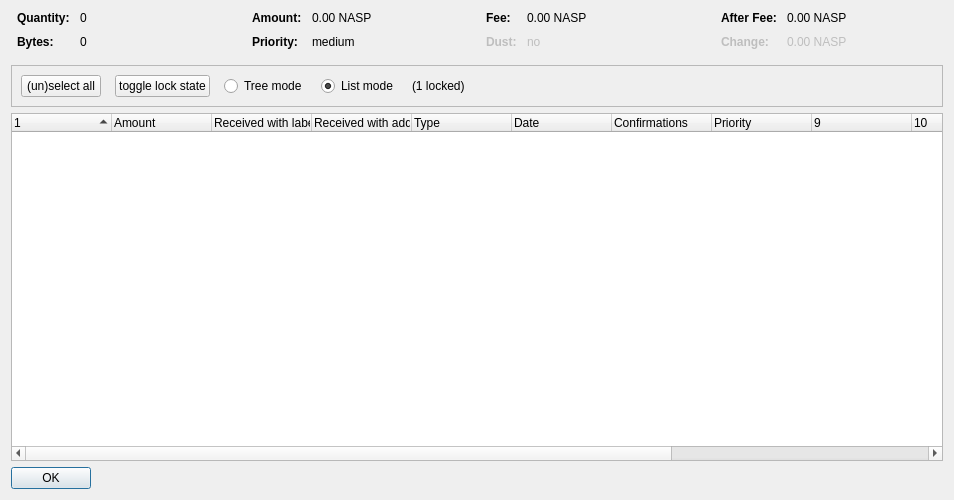
<?xml version="1.0" encoding="UTF-8"?>
<ui version="4.0">
 <class>CoinControlDialog</class>
 <widget class="QDialog" name="CoinControlDialog">
  <property name="geometry">
   <rect>
    <x>0</x>
    <y>0</y>
    <width>954</width>
    <height>500</height>
   </rect>
  </property>
  <property name="windowTitle">
   <string>Coin Selection</string>
  </property>
  <layout class="QVBoxLayout" name="verticalLayout">
   <item>
    <layout class="QHBoxLayout" name="horizontalLayoutTop" stretch="0,0,0,0">
     <property name="topMargin">
      <number>0</number>
     </property>
     <property name="bottomMargin">
      <number>10</number>
     </property>
     <item>
      <layout class="QFormLayout" name="formLayoutCoinControl1">
       <property name="horizontalSpacing">
        <number>10</number>
       </property>
       <property name="verticalSpacing">
        <number>10</number>
       </property>
       <property name="leftMargin">
        <number>6</number>
       </property>
       <property name="rightMargin">
        <number>6</number>
       </property>
       <item row="0" column="0">
        <widget class="QLabel" name="labelCoinControlQuantityText">
         <property name="font">
          <font>
           <weight>75</weight>
           <bold>true</bold>
          </font>
         </property>
         <property name="text">
          <string>Quantity:</string>
         </property>
        </widget>
       </item>
       <item row="0" column="1">
        <widget class="QLabel" name="labelCoinControlQuantity">
         <property name="cursor">
          <cursorShape>IBeamCursor</cursorShape>
         </property>
         <property name="contextMenuPolicy">
          <enum>Qt::ActionsContextMenu</enum>
         </property>
         <property name="text">
          <string notr="true">0</string>
         </property>
         <property name="textInteractionFlags">
          <set>Qt::LinksAccessibleByMouse|Qt::TextSelectableByKeyboard|Qt::TextSelectableByMouse</set>
         </property>
        </widget>
       </item>
       <item row="1" column="0">
        <widget class="QLabel" name="labelCoinControlBytesText">
         <property name="font">
          <font>
           <weight>75</weight>
           <bold>true</bold>
          </font>
         </property>
         <property name="text">
          <string>Bytes:</string>
         </property>
        </widget>
       </item>
       <item row="1" column="1">
        <widget class="QLabel" name="labelCoinControlBytes">
         <property name="cursor">
          <cursorShape>IBeamCursor</cursorShape>
         </property>
         <property name="contextMenuPolicy">
          <enum>Qt::ActionsContextMenu</enum>
         </property>
         <property name="text">
          <string notr="true">0</string>
         </property>
         <property name="textInteractionFlags">
          <set>Qt::LinksAccessibleByMouse|Qt::TextSelectableByKeyboard|Qt::TextSelectableByMouse</set>
         </property>
        </widget>
       </item>
      </layout>
     </item>
     <item>
      <layout class="QFormLayout" name="formLayoutCoinControl2">
       <property name="horizontalSpacing">
        <number>10</number>
       </property>
       <property name="verticalSpacing">
        <number>10</number>
       </property>
       <property name="leftMargin">
        <number>6</number>
       </property>
       <property name="rightMargin">
        <number>6</number>
       </property>
       <item row="0" column="0">
        <widget class="QLabel" name="labelCoinControlAmountText">
         <property name="font">
          <font>
           <weight>75</weight>
           <bold>true</bold>
          </font>
         </property>
         <property name="text">
          <string>Amount:</string>
         </property>
        </widget>
       </item>
       <item row="0" column="1">
        <widget class="QLabel" name="labelCoinControlAmount">
         <property name="cursor">
          <cursorShape>IBeamCursor</cursorShape>
         </property>
         <property name="contextMenuPolicy">
          <enum>Qt::ActionsContextMenu</enum>
         </property>
         <property name="text">
          <string notr="true">0.00 NASP</string>
         </property>
         <property name="textInteractionFlags">
          <set>Qt::LinksAccessibleByMouse|Qt::TextSelectableByKeyboard|Qt::TextSelectableByMouse</set>
         </property>
        </widget>
       </item>
       <item row="1" column="0">
        <widget class="QLabel" name="labelCoinControlPriorityText">
         <property name="font">
          <font>
           <weight>75</weight>
           <bold>true</bold>
          </font>
         </property>
         <property name="text">
          <string>Priority:</string>
         </property>
        </widget>
       </item>
       <item row="1" column="1">
        <widget class="QLabel" name="labelCoinControlPriority">
         <property name="cursor">
          <cursorShape>IBeamCursor</cursorShape>
         </property>
         <property name="contextMenuPolicy">
          <enum>Qt::ActionsContextMenu</enum>
         </property>
         <property name="text">
          <string>medium</string>
         </property>
         <property name="textInteractionFlags">
          <set>Qt::LinksAccessibleByMouse|Qt::TextSelectableByKeyboard|Qt::TextSelectableByMouse</set>
         </property>
        </widget>
       </item>
      </layout>
     </item>
     <item>
      <layout class="QFormLayout" name="formLayoutCoinControl3">
       <property name="horizontalSpacing">
        <number>10</number>
       </property>
       <property name="verticalSpacing">
        <number>10</number>
       </property>
       <property name="leftMargin">
        <number>6</number>
       </property>
       <property name="rightMargin">
        <number>6</number>
       </property>
       <item row="0" column="0">
        <widget class="QLabel" name="labelCoinControlFeeText">
         <property name="font">
          <font>
           <weight>75</weight>
           <bold>true</bold>
          </font>
         </property>
         <property name="text">
          <string>Fee:</string>
         </property>
        </widget>
       </item>
       <item row="0" column="1">
        <widget class="QLabel" name="labelCoinControlFee">
         <property name="cursor">
          <cursorShape>IBeamCursor</cursorShape>
         </property>
         <property name="contextMenuPolicy">
          <enum>Qt::ActionsContextMenu</enum>
         </property>
         <property name="text">
          <string notr="true">0.00 NASP</string>
         </property>
         <property name="textInteractionFlags">
          <set>Qt::LinksAccessibleByMouse|Qt::TextSelectableByKeyboard|Qt::TextSelectableByMouse</set>
         </property>
        </widget>
       </item>
       <item row="1" column="0">
        <widget class="QLabel" name="labelCoinControlLowOutputText">
         <property name="enabled">
          <bool>false</bool>
         </property>
         <property name="font">
          <font>
           <weight>75</weight>
           <bold>true</bold>
          </font>
         </property>
         <property name="text">
          <string>Dust:</string>
         </property>
        </widget>
       </item>
       <item row="1" column="1">
        <widget class="QLabel" name="labelCoinControlLowOutput">
         <property name="enabled">
          <bool>false</bool>
         </property>
         <property name="cursor">
          <cursorShape>IBeamCursor</cursorShape>
         </property>
         <property name="contextMenuPolicy">
          <enum>Qt::ActionsContextMenu</enum>
         </property>
         <property name="text">
          <string>no</string>
         </property>
         <property name="textInteractionFlags">
          <set>Qt::LinksAccessibleByMouse|Qt::TextSelectableByKeyboard|Qt::TextSelectableByMouse</set>
         </property>
        </widget>
       </item>
      </layout>
     </item>
     <item>
      <layout class="QFormLayout" name="formLayoutCoinControl4">
       <property name="horizontalSpacing">
        <number>10</number>
       </property>
       <property name="verticalSpacing">
        <number>10</number>
       </property>
       <property name="leftMargin">
        <number>6</number>
       </property>
       <property name="rightMargin">
        <number>6</number>
       </property>
       <item row="0" column="0">
        <widget class="QLabel" name="labelCoinControlAfterFeeText">
         <property name="font">
          <font>
           <weight>75</weight>
           <bold>true</bold>
          </font>
         </property>
         <property name="text">
          <string>After Fee:</string>
         </property>
        </widget>
       </item>
       <item row="0" column="1">
        <widget class="QLabel" name="labelCoinControlAfterFee">
         <property name="cursor">
          <cursorShape>IBeamCursor</cursorShape>
         </property>
         <property name="contextMenuPolicy">
          <enum>Qt::ActionsContextMenu</enum>
         </property>
         <property name="text">
          <string notr="true">0.00 NASP</string>
         </property>
         <property name="textInteractionFlags">
          <set>Qt::LinksAccessibleByMouse|Qt::TextSelectableByKeyboard|Qt::TextSelectableByMouse</set>
         </property>
        </widget>
       </item>
       <item row="1" column="0">
        <widget class="QLabel" name="labelCoinControlChangeText">
         <property name="enabled">
          <bool>false</bool>
         </property>
         <property name="font">
          <font>
           <weight>75</weight>
           <bold>true</bold>
          </font>
         </property>
         <property name="text">
          <string>Change:</string>
         </property>
        </widget>
       </item>
       <item row="1" column="1">
        <widget class="QLabel" name="labelCoinControlChange">
         <property name="enabled">
          <bool>false</bool>
         </property>
         <property name="cursor">
          <cursorShape>IBeamCursor</cursorShape>
         </property>
         <property name="contextMenuPolicy">
          <enum>Qt::ActionsContextMenu</enum>
         </property>
         <property name="text">
          <string notr="true">0.00 NASP</string>
         </property>
         <property name="textInteractionFlags">
          <set>Qt::LinksAccessibleByMouse|Qt::TextSelectableByKeyboard|Qt::TextSelectableByMouse</set>
         </property>
        </widget>
       </item>
      </layout>
     </item>
    </layout>
   </item>
   <item>
    <widget class="QFrame" name="frame">
     <property name="minimumSize">
      <size>
       <width>0</width>
       <height>40</height>
      </size>
     </property>
     <property name="frameShape">
      <enum>QFrame::StyledPanel</enum>
     </property>
     <property name="frameShadow">
      <enum>QFrame::Sunken</enum>
     </property>
     <layout class="QHBoxLayout" name="horizontalLayout">
      <item>
       <layout class="QHBoxLayout" name="horizontalLayoutPanel" stretch="0,0,0,0,0,0">
        <property name="spacing">
         <number>14</number>
        </property>
        <item>
         <widget class="QPushButton" name="pushButtonSelectAll">
          <property name="sizePolicy">
           <sizepolicy hsizetype="Maximum" vsizetype="Fixed">
            <horstretch>0</horstretch>
            <verstretch>0</verstretch>
           </sizepolicy>
          </property>
          <property name="text">
           <string>(un)select all</string>
          </property>
          <property name="autoDefault">
           <bool>false</bool>
          </property>
         </widget>
        </item>
        <item>
         <widget class="QPushButton" name="pushButtonToggleLock">
          <property name="sizePolicy">
           <sizepolicy hsizetype="Maximum" vsizetype="Fixed">
            <horstretch>0</horstretch>
            <verstretch>0</verstretch>
           </sizepolicy>
          </property>
          <property name="text">
           <string>toggle lock state</string>
          </property>
          <property name="autoDefault">
           <bool>false</bool>
          </property>
         </widget>
        </item>
        <item>
         <widget class="QRadioButton" name="radioTreeMode">
          <property name="sizePolicy">
           <sizepolicy hsizetype="Maximum" vsizetype="Fixed">
            <horstretch>0</horstretch>
            <verstretch>0</verstretch>
           </sizepolicy>
          </property>
          <property name="text">
           <string>Tree mode</string>
          </property>
         </widget>
        </item>
        <item>
         <widget class="QRadioButton" name="radioListMode">
          <property name="sizePolicy">
           <sizepolicy hsizetype="Maximum" vsizetype="Fixed">
            <horstretch>0</horstretch>
            <verstretch>0</verstretch>
           </sizepolicy>
          </property>
          <property name="text">
           <string>List mode</string>
          </property>
          <property name="checked">
           <bool>true</bool>
          </property>
         </widget>
        </item>
        <item>
         <widget class="QLabel" name="labelLocked">
          <property name="text">
           <string>(1 locked)</string>
          </property>
         </widget>
        </item>
        <item>
         <spacer name="horizontalSpacer">
          <property name="orientation">
           <enum>Qt::Horizontal</enum>
          </property>
          <property name="sizeHint" stdset="0">
           <size>
            <width>40</width>
            <height>20</height>
           </size>
          </property>
         </spacer>
        </item>
       </layout>
      </item>
     </layout>
    </widget>
   </item>
   <item>
    <widget class="CoinControlTreeWidget" name="treeWidget">
     <property name="contextMenuPolicy">
      <enum>Qt::CustomContextMenu</enum>
     </property>
     <property name="sortingEnabled">
      <bool>false</bool>
     </property>
     <property name="columnCount">
      <number>13</number>
     </property>
     <attribute name="headerShowSortIndicator" stdset="0">
      <bool>true</bool>
     </attribute>
     <attribute name="headerStretchLastSection">
      <bool>false</bool>
     </attribute>
     <column>
      <property name="text">
       <string/>
      </property>
     </column>
     <column>
      <property name="text">
       <string>Amount</string>
      </property>
     </column>
     <column>
      <property name="text">
       <string>Received with label</string>
      </property>
     </column>
     <column>
      <property name="text">
       <string>Received with address</string>
      </property>
     </column>
     <column>
      <property name="text">
       <string>Type</string>
      </property>
     </column>
     <column>
      <property name="text">
       <string>Date</string>
      </property>
     </column>
     <column>
      <property name="text">
       <string>Confirmations</string>
      </property>
      <property name="toolTip">
       <string>Confirmed</string>
      </property>
     </column>
     <column>
      <property name="text">
       <string>Priority</string>
      </property>
     </column>
     <column>
      <property name="text">
       <string/>
      </property>
     </column>
     <column>
      <property name="text">
       <string/>
      </property>
     </column>
     <column>
      <property name="text">
       <string/>
      </property>
     </column>
     <column>
      <property name="text">
       <string/>
      </property>
     </column>
     <column>
      <property name="text">
       <string/>
      </property>
     </column>
    </widget>
   </item>
   <item>
    <widget class="QDialogButtonBox" name="buttonBox">
     <property name="sizePolicy">
      <sizepolicy hsizetype="Maximum" vsizetype="Fixed">
       <horstretch>0</horstretch>
       <verstretch>0</verstretch>
      </sizepolicy>
     </property>
     <property name="orientation">
      <enum>Qt::Horizontal</enum>
     </property>
     <property name="standardButtons">
      <set>QDialogButtonBox::Ok</set>
     </property>
    </widget>
   </item>
  </layout>
 </widget>
 <customwidgets>
  <customwidget>
   <class>CoinControlTreeWidget</class>
   <extends>QTreeWidget</extends>
   <header>coincontroltreewidget.h</header>
  </customwidget>
 </customwidgets>
 <resources/>
 <connections/>
</ui>
